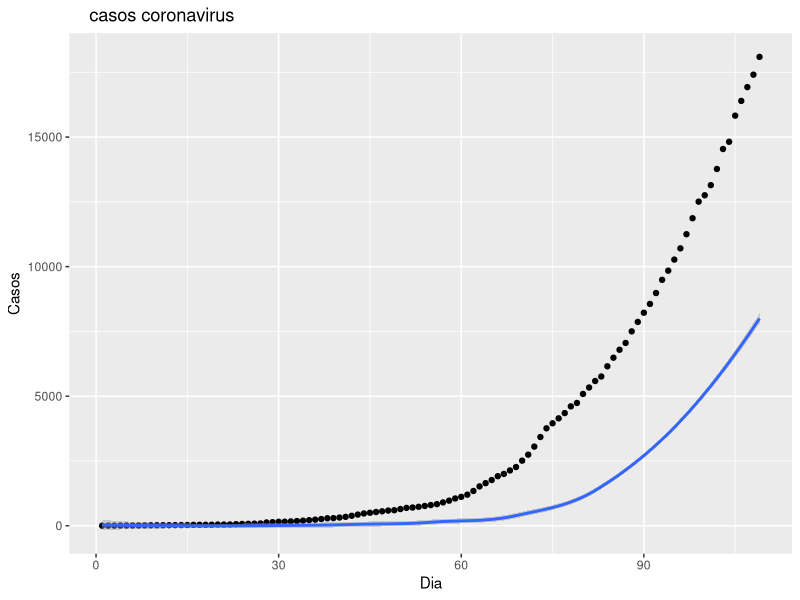
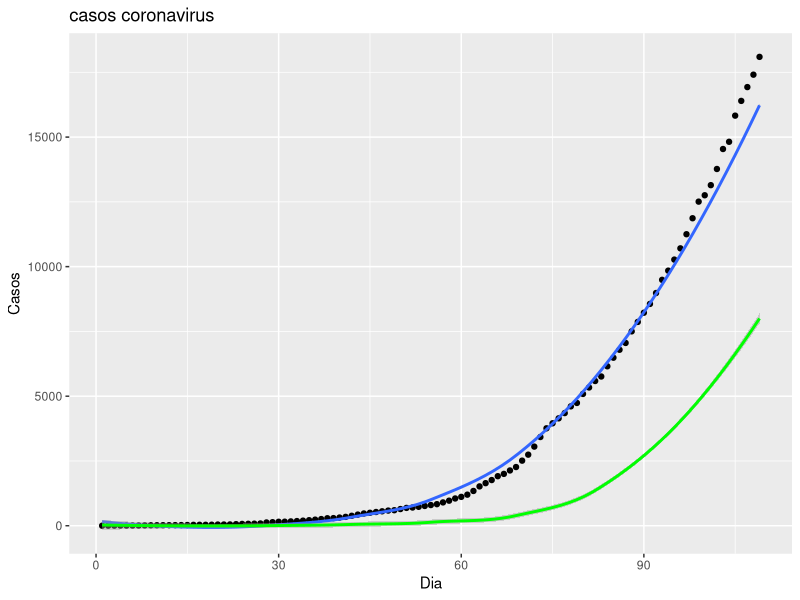

Generate these figures, in order, with R:
#Regresiones lineales casos de covid

library(dplyr)
library(ggplot2)
casos<-read.csv("casos.csv", sep = ";")
names(casos)[1] <- "Dia"
names(casos)[2] <- "Casos"

#creamos la matriz A
matriz_A<-matrix(data = 1,nrow = nrow(casos),1)
dia<-(casos$Dia)-1
matriz_A<-cbind(matriz_A,dia)

# Matriz con Ln de los casos
matriz_Ln<-log(casos$Casos)

#Multiplicacion de matriz_A^T *A
Matriz_B<-t(matriz_A) %*% matriz_A

#Multiplicacion de matriz_A^T *Matriz_ln
Matriz_C<-t(matriz_A) %*% matriz_Ln

#Matriz inversa de matriz_A^ *A
Inv_B<-solve(Matriz_B) 

# Multiplicacion de (Inversa de A^t*A)*(matriz_A^T *Matriz_ln)
Matriz_Ln_K<-Inv_B %*% Matriz_C

#Tasa de crecimiento
tasa<-Matriz_Ln_K[2,1]
contagio_dia_1<-Matriz_Ln_K[1,1]

#Calculo de casos aproximados con poblacion inicial  * EXP(dia *tasa)
casos$casos_aprox<- round(x = contagio_dia_1 * exp(casos$Dia *tasa),digits = 0)

#Graficar los casos
  ggplot(data = casos,mapping = aes(x = Dia,y = Casos))+
  geom_point()+
  labs(title = '    casos coronavirus')+stat_smooth(mapping = aes(x=Dia,y=casos_aprox))
  
  
  
#Regresiones cuadraticas
  #creamos la matriz 2A
  matriz_2A<-matrix(data = 1,nrow = nrow(casos),1)
  matriz_2A<-cbind(matriz_2A,dia)
  dia_2<-dia^2
  matriz_2A<-cbind(matriz_2A,dia_2)
  
  #Multiplicacion de matriz_2A^T *matriz_2A
  Matriz_2B<-t(matriz_2A) %*% matriz_2A
  
  #Multiplicacion de matriz_2A^T *Matriz_ln
  Matriz_2C<-t(matriz_2A) %*% matriz_Ln
  
  # Multiplicacion de (Inversa de 2A^t*A)*(matriz_2A^T *Matriz_ln)
  Matriz_2Ln_K<-solve(Matriz_2B)%*% Matriz_2C
  
  #Tasa de crecimiento
  tasa2<-Matriz_2Ln_K[2,1]
  contagio2_dia_1<-Matriz_2Ln_K[1,1]
  c2<-Matriz_2Ln_K[3,1]
 
  casos$casos2_aprox<-round(x = exp(contagio2_dia_1)*exp(tasa2*dia + c2*((dia)^2)),digits = 0)
  
  #Graficar los casos y las regresiones lineales
  ggplot(data = casos,mapping = aes(x = Dia,y = Casos))+
    geom_point()+
    labs(title = 'casos coronavirus')+
    stat_smooth(mapping = aes(x=Dia,y=casos2_aprox))+
    stat_smooth(mapping = aes(x = Dia,y = casos_aprox),colour="Green")
  
  
  ################################### Regresiones con la funcion lm ###################################
  # build linear regression model on full data
  Modelo_1<- lm(log(Casos) ~ dia, data=casos)                 
  print(Modelo_1)
  
  # build quadratic regression model on full data
  Modelo_2<- lm(log(Casos) ~ dia + dia^2, data=casos)    
  print(Modelo_2) 
